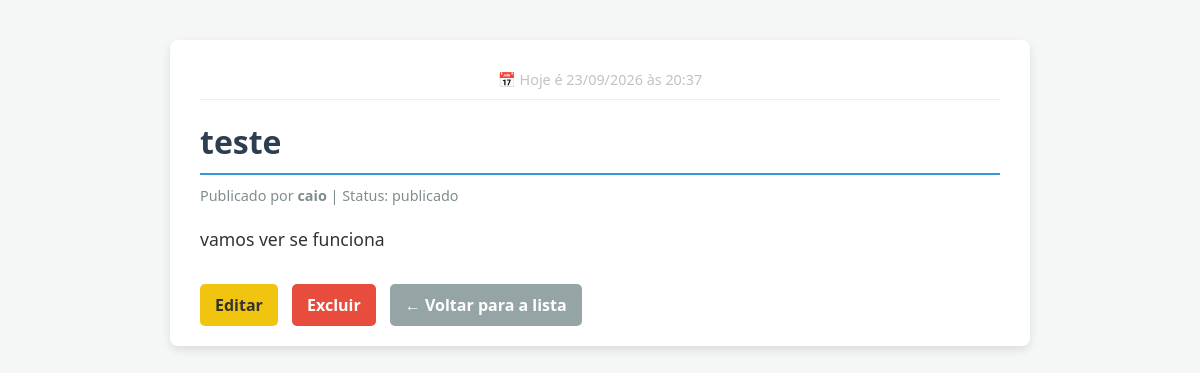
The app's page /posts/1/ with its own data.
### blog/models.py (models this page shows, shortened)
class Post(models.Model):
  STATUS_CHOICES = (
      ("rascunho", "Rascunho"),
      ("publicado", "Publicado"),
  )
  titulo = models.CharField(max_length=200)
  conteudo = models.TextField()
  autor = models.CharField(max_length=100)
  status = models.CharField(
      max_length=10, choices=STATUS_CHOICES, default="rascunho"
  )

### blog/views.py (the view)
# urls.py: path('posts/<int:id>/', views.post_detalhe, name='detalhe'),
def post_detalhe(request, id):
    post = get_object_or_404(Post, id=id)
    return render(request, 'blog/detalhe.html', {'post': post})

### blog/templates/blog/detalhe.html
{% extends 'blog/base.html' %}
{% block conteudo %}
<h1>{{ post.titulo }}</h1>
<p style="color: #7f8c8d; font-size: 0.9em; margin-top: -10px;">
    Publicado por <strong>{{ post.autor }}</strong> | Status: {{ post.status }}
</p>
<div style="margin-top: 20px; line-height: 1.6; font-size: 1.1em;">
    {{ post.conteudo|linebreaks }}
</div>
<div style="margin-top: 40px;">
    <a href="{% url 'editar' post.id %}" class="btn" style="background-color: #f1c40f; color: #333; margin-right: 10px;">Editar</a>
    <a href="{% url 'excluir' post.id %}" class="btn" style="background-color: #e74c3c; margin-right: 10px;">Excluir</a>
    <a href="{% url 'lista' %}" class="btn" style="background-color: #95a5a6;">&larr; Voltar para a lista</a>
</div>
{% endblock %}

### blog/templates/blog/base.html (style rules this page uses)
body { font-family: 'Segoe UI', Tahoma, Geneva, Verdana, sans-serif; background-color: #f4f7f6; color: #333; margin: 0; padding: 0; }
h1 { color: #2c3e50; border-bottom: 2px solid #3498db; padding-bottom: 10px; margin-top: 0; }
a.btn, button { background-color: #3498db; color: white; padding: 10px 15px; text-decoration: none; border: none; border-radius: 5px; font-weight: bold; cursor: pointer; transition: background 0.3s; }

### records on screen
Post: titulo "teste", autor "caio", status "publicado", conteudo "vamos ver se funciona"
